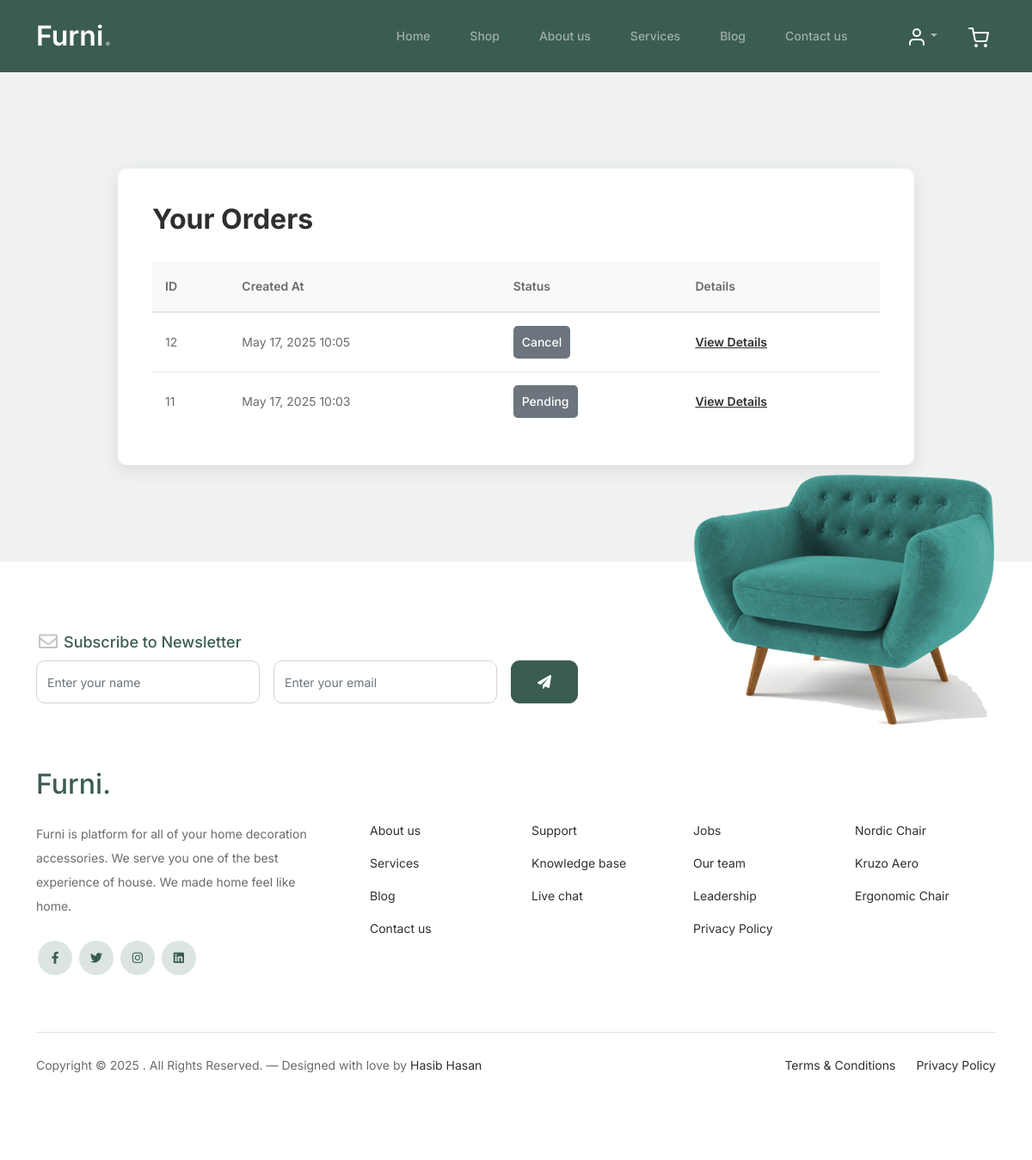
The page /shop/orders/ (signed in) on the database its author committed.
### Shop/models.py (models this page shows, shortened)
class Order(models.Model):
    STATUS_CHOICES = [
        ('Pending', 'Pending'),
        ('Complete', 'Complete'),
        ('Cancel', 'Cancel'),
    ]
    PAYMENT_CHOICES = [
        ('Cash On Delivery', 'Cash On Delivery'),
        ('Online Payment', 'Online Payment')
    ]
    user = models.ForeignKey(User, on_delete=models.CASCADE)
    billing_address = models.CharField(max_length=255, default="Dhaka")
    name = models.CharField(max_length=100, default="Unknown")
    email = models.EmailField(default="@gmail.com")
    phone = models.CharField(max_length=15, default="+8801")
    note = models.TextField(blank=True)
    total_price = models.DecimalField(max_digits=10, decimal_places=2, default="0")
    payment_method = models.CharField(max_length=50, choices=PAYMENT_CHOICES, default='Cash On Delivery')
    created_at = models.DateTimeField(auto_now_add=True)
    status = models.CharField(max_length=10, choices=STATUS_CHOICES, default='Pending')

### Shop/views.py (the view)
# urls.py: path('orders/', views.user_orders, name='user_orders'),
@login_required
def user_orders(request):
    orders = Order.objects.filter(user=request.user).order_by('-created_at')
    return render(request, 'order_list.html', {'orders': orders})

### Shop/templates/order_list.html (shortened to what this page needs)
{% extends "base.html" %}
{% load static %}
{% block body %}
  <body>
    <div class="orders-section">
      <div class="container">
        <div class="row justify-content-center">
          <div class="col-lg-10">
            <div class="orders-wrap">
              <h2>Your Orders</h2>
              {% if orders %}
              <div class="table-responsive">
                <table class="order-table">
                  <thead>
                    <tr>
                      <th>ID</th>
                      <th>Created At</th>
                      <th>Status</th>
                      <th>Details</th>
                    </tr>
                  </thead>
                  <tbody>
                    {% for order in orders %}
                    <tr>
                      <td>{{ order.id }}</td>
                      <td>{{ order.created_at|date:"M d, Y H:i" }}</td>
                      <td>
                        <span class="status-badge
                          {% if order.status == 'Completed' %}status-completed
                          {% elif order.status == 'Processing' %}status-processing
                          {% elif order.status == 'Cancelled' %}status-cancelled
                          {% else %}status-default{% endif %}">
                          {{ order.status }}
                        </span>
                      </td>
                      <td>
                        <a href="{% url 'order_detail' order.id %}" class="view-link">View Details</a>
                      </td>
                    </tr>
                    {% endfor %}
                  </tbody>
                </table>
              </div>
              {% else %}
              <div class="empty-orders">
                <p>No orders found.</p>
                <a href="{% url 'shop' %}" class="btn btn-primary">Continue Shopping</a>
              </div>
              {% endif %}
            </div>
          </div>
        </div>
      </div>
    </div>
  </body>
{% endblock %}

### static/css/style.css (style rules this page uses)
body { overflow-x: hidden; position: relative; }
body { font-family: "Inter", sans-serif; font-weight: 400; line-height: 28px; color: #6a6a6a; font-size: 14px; background-color: #eff2f1; }
a { text-decoration: none; -webkit-transition: .3s all ease; -o-transition: .3s all ease; transition: .3s all ease; color: #2f2f2f; text-decoration: underline; }

### Shop/templates/order_list.html (style rules this page uses)
.orders-section { padding: 7rem 0; }
.orders-wrap { background: #fff; box-shadow: 0 5px 20px rgba(0, 0, 0, 0.1); border-radius: 10px; padding: 40px; }
.orders-wrap h2 { color: #2f2f2f; font-weight: 700; margin-bottom: 30px; }
.order-table { width: 100%; border-collapse: collapse; }
.order-table th { background-color: #f8f9fa; padding: 15px; text-align: left; border-bottom: 2px solid #e5e5e5; font-weight: 600; }
.order-table td { padding: 15px; border-bottom: 1px solid #e5e5e5; vertical-align: middle; }
.order-table tr:last-child td { border-bottom: none; }
.status-badge { display: inline-block; padding: 5px 10px; border-radius: 5px; color: white; font-weight: 500; }
.status-default { background-color: #6c757d; }
.view-link { color: #2f2f2f; text-decoration: underline; font-weight: 600; }

### rows shown on the page
Order: id "12", created_at "May 17, 2025 10:05", status "Cancel"
Order: id "11", created_at "May 17, 2025 10:03", status "Pending"
